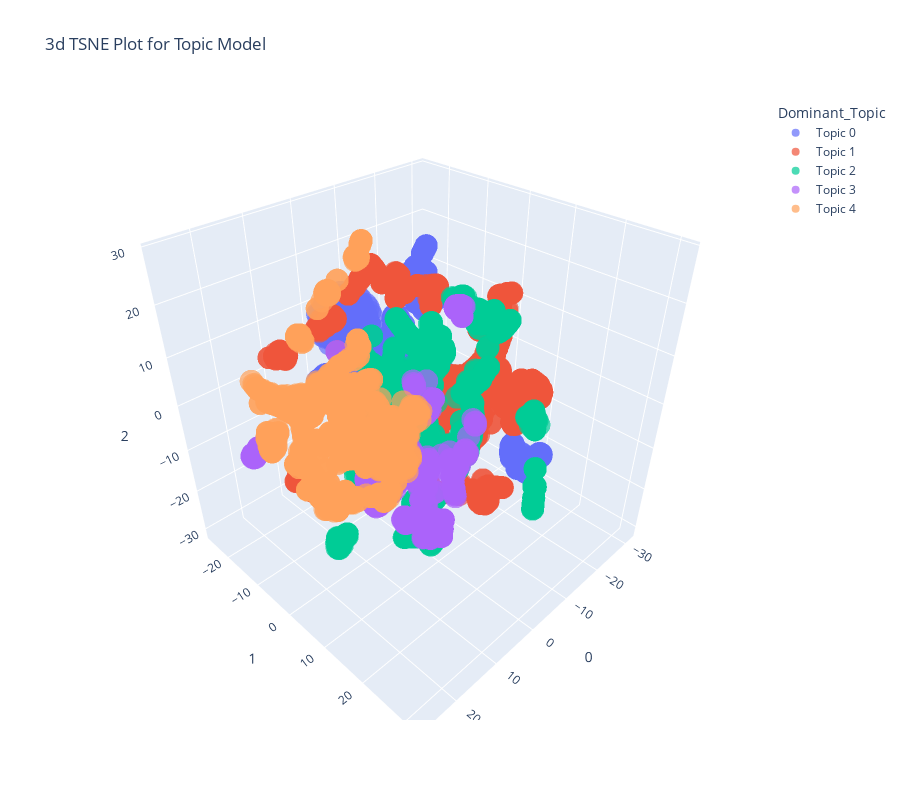

Notebook code for this chart:
### Code cell
plot_model(comments, plot = 'tsne')

### Figure 1 — Plotly figure (JSON) as saved in the notebook; plotly's stock layout.template omitted (floating-point values rounded to 4 significant figures; data arrays with more than 128 entries replaced by an {"elided": "..."} marker saying what was removed)
{"data": [{"hovertemplate": "Dominant_Topic=Topic 0<br>0=%{x}<br>1=%{y}<br>2=%{z}<extra></extra>", "legendgroup": "Topic 0", "marker": {"color": "#636efa", "opacity": 0.7, "symbol": "circle"}, "mode": "markers", "name": "Topic 0", "scene": "scene", "showlegend": true, "type": "scatter3d", "x": {"elided": "1572 float values"}, "y": {"elided": "1572 float values"}, "z": {"elided": "1572 float values"}}, {"hovertemplate": "Dominant_Topic=Topic 1<br>0=%{x}<br>1=%{y}<br>2=%{z}<extra></extra>", "legendgroup": "Topic 1", "marker": {"color": "#EF553B", "opacity": 0.7, "symbol": "circle"}, "mode": "markers", "name": "Topic 1", "scene": "scene", "showlegend": true, "type": "scatter3d", "x": {"elided": "1841 float values"}, "y": {"elided": "1841 float values"}, "z": {"elided": "1841 float values"}}, {"hovertemplate": "Dominant_Topic=Topic 2<br>0=%{x}<br>1=%{y}<br>2=%{z}<extra></extra>", "legendgroup": "Topic 2", "marker": {"color": "#00cc96", "opacity": 0.7, "symbol": "circle"}, "mode": "markers", "name": "Topic 2", "scene": "scene", "showlegend": true, "type": "scatter3d", "x": {"elided": "1580 float values"}, "y": {"elided": "1580 float values"}, "z": {"elided": "1580 float values"}}, {"hovertemplate": "Dominant_Topic=Topic 3<br>0=%{x}<br>1=%{y}<br>2=%{z}<extra></extra>", "legendgroup": "Topic 3", "marker": {"color": "#ab63fa", "opacity": 0.7, "symbol": "circle"}, "mode": "markers", "name": "Topic 3", "scene": "scene", "showlegend": true, "type": "scatter3d", "x": {"elided": "876 float values"}, "y": {"elided": "876 float values"}, "z": {"elided": "876 float values"}}, {"hovertemplate": "Dominant_Topic=Topic 4<br>0=%{x}<br>1=%{y}<br>2=%{z}<extra></extra>", "legendgroup": "Topic 4", "marker": {"color": "#FFA15A", "opacity": 0.7, "symbol": "circle"}, "mode": "markers", "name": "Topic 4", "scene": "scene", "showlegend": true, "type": "scatter3d", "x": {"elided": "1497 float values"}, "y": {"elided": "1497 float values"}, "z": {"elided": "1497 float values"}}], "layout": {"height": 800, "legend": {"title": {"text": "Dominant_Topic"}, "tracegroupgap": 0}, "scene": {"domain": {"x": [0, 1], "y": [0, 1]}, "xaxis": {"title": {"text": "0"}}, "yaxis": {"title": {"text": "1"}}, "zaxis": {"title": {"text": "2"}}}, "title": {"text": "3d TSNE Plot for Topic Model"}, "width": 900}}
